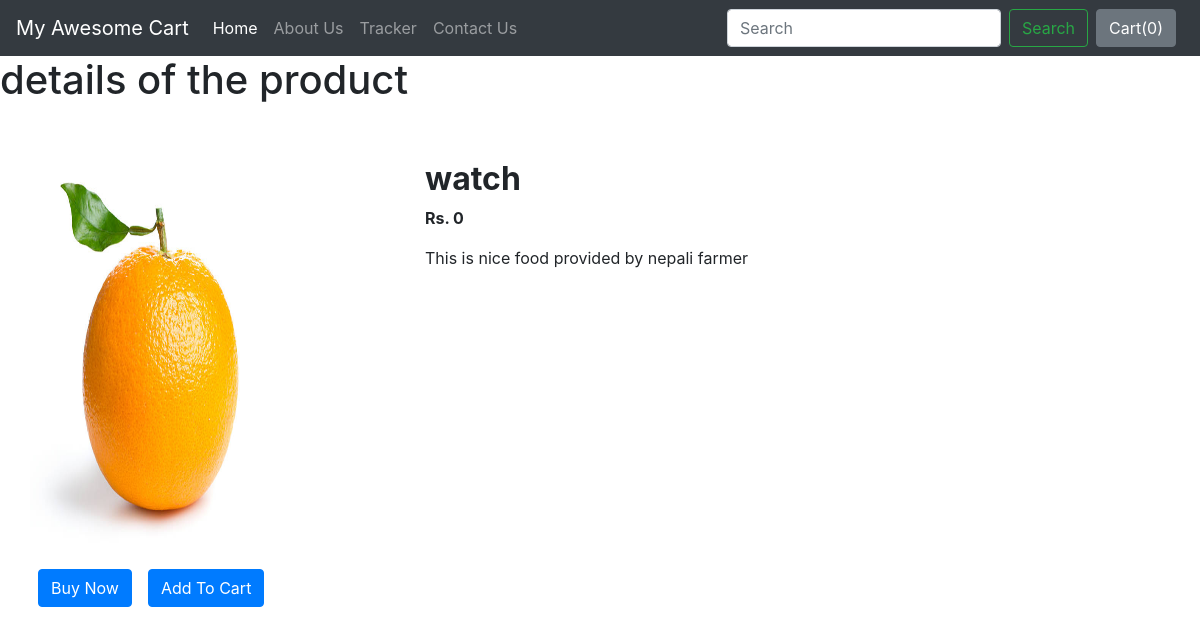
Screenshot of /shop/productview/1 with the database file from the repository.
### shop/models.py (models this page shows)
class Product(models.Model):
    Product_id =models.AutoField( primary_key=True)
    product_name =models.CharField(max_length=20)
    category = models.CharField(max_length=50, default="")
    sub_category = models.CharField(max_length=20, default="")
    price = models.IntegerField(default=0)
    image = models.ImageField(upload_to="shop/image",  default="")
    desc = models.CharField(max_length=200)
    pub_date = models.DateField()
    def __str__(self):
        return self.product_name

### shop/views.py (the view)
# urls.py: path("productview/<int:id>",quickview,name="quickview"),
def quickview(request, id):
    prods = Product.objects.get(Product_id=id)
    print(prods)
    param = {"prods":prods}
    return render(request,'shop/detail.html',param)

### shop/templates/shop/detail.html (shortened to what this page needs)
{% extends 'shop/base.html' %}
{% block body %}
        <h1>details of the product</h1><br><div class="container my-4">
            <div class="row">
            <div class="col-md-4">
            <div class="row">
               <img src="/media/{{prods.image}}" width="233px" height="385px">
            </div>
                </div>
                <div class="col-md-8">
                    <h2><b>{{prods.product_name}}</b></h2>
                    <p><b> Rs. {{prods.price}}</b></p>
                    <p>{{prods.desc}}</p>
                </div>
                </div>
 <br>
        <div class="row">
            <button class="btn btn-primary mx-2"> Buy Now</button>
            <button id="pr{{i.id}}" class="btn btn-primary cart mx-2"> Add To Cart</button>
        </div>
    </div>
{% endblock %}

### rows the page displays
Product: image (picture), product_name "watch", price "0", desc "This is nice food provided by nepali farmer"
